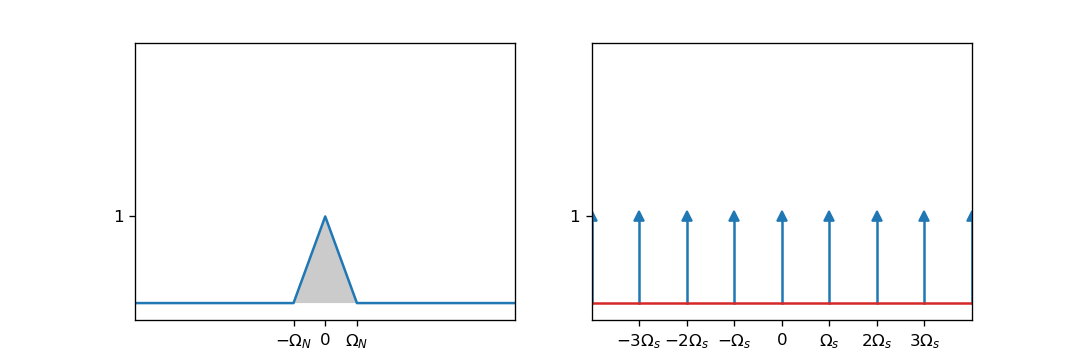

Python code for this plot:
import numpy as np
import matplotlib.pyplot as plt

f = lambda x: np.where(x<=-1, 0, np.where(x<0, x+1, np.where(x<1, 1-x, 0)))
x = np.arange(-10, 10, .1)
y = f(x)

fig = plt.figure(figsize=(9,3), dpi=120)
ax1, ax2 = fig.subplots(1, 2)
ax1.set_ylim(-.2, 3)
ax1.set_xlim(-6, 6)
ax1.plot(x, y)
ax1.fill_between(x, 0, y, facecolor='#999999', alpha=.5)
ax1.xaxis.set_ticks([-1, 0, 1])
ax1.xaxis.set_ticklabels([r"$-\Omega_N$", r"$0$", r"$\Omega_N$"])
ax1.yaxis.set_ticks([1])

x2 = np.arange(-15, 15, 1.5)
y2 = np.full(x2.shape, 1)
ax2.set_ylim(-.2, 3)
ax2.set_xlim(-6, 6)
ax2.xaxis.set_ticks([-4.5, -3, -1.5, 0, 1.5, 3, 4.5])
ax2.xaxis.set_ticklabels([r"$-3\Omega_s$", r"$-2\Omega_s$", r"$-\Omega_s$", r"$0$", r"$\Omega_s$", r"$2\Omega_s$", r"$3\Omega_s$"])
ax2.yaxis.set_ticks([1])
#ax2.annotate(r"$\Omega_s - \Omega_N$", xy=(.5, 0), xytext=(-2.6, -.44), arrowprops=dict(arrowstyle='->'))
ax2.stem(x2, y2, markerfmt='^')

plt.show()
fig.savefig("FunAndShah.png")
